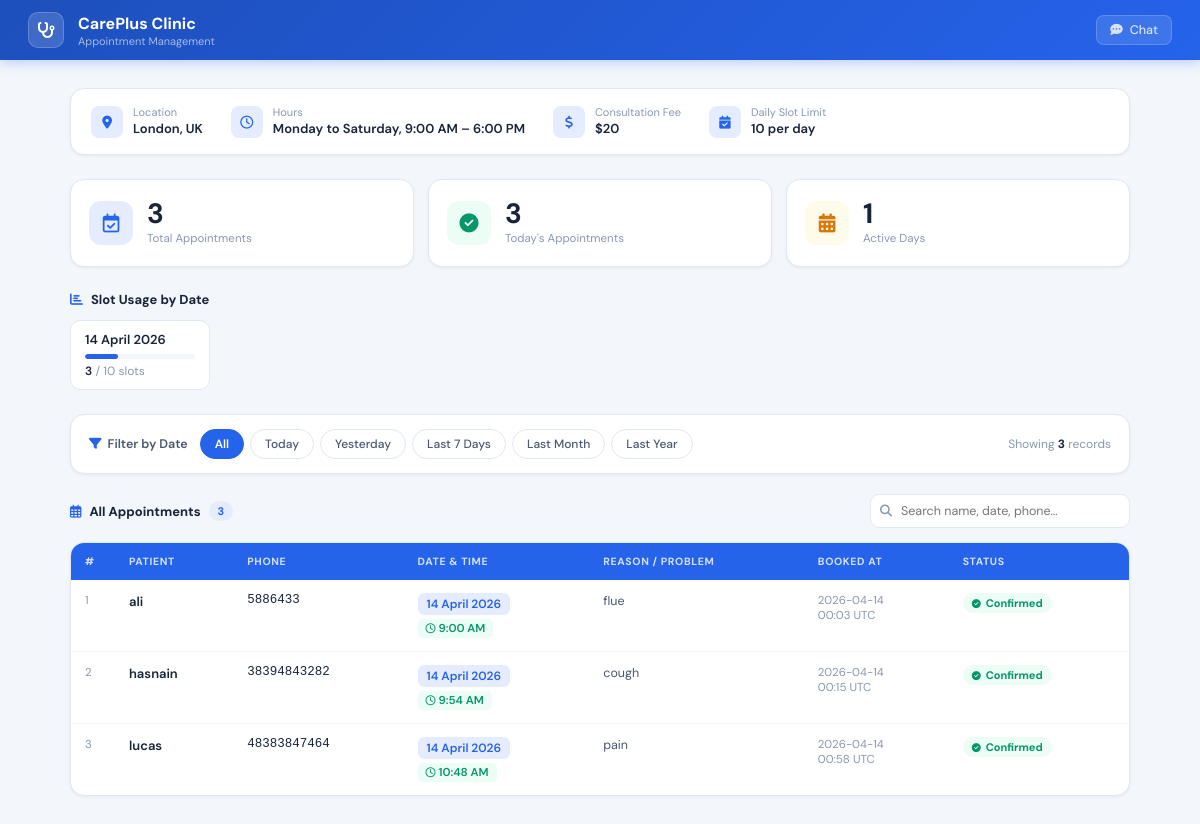
Page /admin-unique123 on the committed database.
### tables this page shows
CREATE TABLE appointments (
                id        TEXT PRIMARY KEY,
                clinic_id TEXT NOT NULL DEFAULT '',
                name      TEXT NOT NULL,
                phone     TEXT NOT NULL,
                date      TEXT NOT NULL,
                time      TEXT NOT NULL,
                problem   TEXT NOT NULL,
                booked_at TEXT NOT NULL
            );

### app.py (the view)
@app.route(f"/{CLINIC_CONFIG['admin_path']}")
def admin():
    try:
        period = request.args.get("filter", "all")
        all_records      = load_appointments()          # always fresh from SQLite
        filtered_records = filter_appointments(all_records, period)
        slot_summary = {}
        for appt in all_records:
            d = appt.get("date", "Unknown")
            slot_summary[d] = slot_summary.get(d, 0) + 1
        today_count = len(filter_appointments(all_records, "today"))
        return render_template(
            "admin.html",
            appointments  = filtered_records,
            all_count     = len(all_records),
            today_count   = today_count,
            clinic        = CLINIC_CONFIG,
            slot_summary  = slot_summary,
            active_filter = period,
        )
    except Exception as exc:
        print(f"[admin] Error: {exc}")
        return render_template(
            "admin.html",
            appointments  = [],
            all_count     = 0,
            today_count   = 0,
            clinic        = CLINIC_CONFIG,
            slot_summary  = {},
            active_filter = "all",
        )

### app.py (called while the page is built, shortened)
def get_db():
    conn = sqlite3.connect(DB_PATH)
    conn.row_factory = sqlite3.Row   # rows behave like dicts
    return conn

def load_appointments(clinic_id=None):
    try:
        conn = get_db()
        try:
            if clinic_id:
                rows = conn.execute(
                    "SELECT * FROM appointments WHERE clinic_id = ? ORDER BY booked_at DESC",
                    (clinic_id,)
                ).fetchall()
            else:
                rows = conn.execute(
                    "SELECT * FROM appointments ORDER BY booked_at DESC"
                ).fetchall()
            return [dict(r) for r in rows]
        finally:
            conn.close()
    except Exception as exc:
        print(f"[DB] load_appointments error: {exc}")
        return []

def parse_user_date(text):
    text  = text.strip()
    today = date.today()
    for fmt in ("%Y-%m-%d", "%d/%m/%Y", "%m/%d/%Y", "%d-%m-%Y"):
        try:
            return datetime.strptime(text, fmt).date()
        except ValueError:
            pass
    tokens = text.replace(",", " ").split()
    day = month = year = None
    for tok in tokens:
        if tok.isdigit():
            val = int(tok)
            if val > 31:
                year = val
            elif day is None:
                day = val
            else:
                year = val
        else:
            m = _MONTHS.get(tok.lower())
            if m:
                month = m
    if day and month:
        try:
            return date(year, month, day)
        except ValueError:
            return None
    return None

### templates/admin.html (shortened to what this page needs)
<!DOCTYPE html>
<html lang="en">
<head>
  <link rel="stylesheet" href="https://cdnjs.cloudflare.com/ajax/libs/font-awesome/6.5.1/css/all.min.css"/>
</head>
<body>
<nav class="topnav">
  <div class="nav-logo"><i class="fa-solid fa-stethoscope"></i></div>
  <div class="nav-title">
    <h1>{{ clinic.clinic_name }}</h1>
    <p>Appointment Management</p>
  </div>
  <a href="/" class="nav-back">
    <i class="fa-solid fa-comment-dots"></i> Chat
  </a>
</nav>
<div class="content">
  <div class="clinic-card">
    <div class="ci-item">
      <div class="ci-icon"><i class="fa-solid fa-location-dot"></i></div>
      <div>
        <div class="ci-lbl">Location</div>
        <div class="ci-val">{{ clinic.clinic_location }}</div>
      </div>
    </div>
    <div class="ci-item">
      <div class="ci-icon"><i class="fa-regular fa-clock"></i></div>
      <div>
        <div class="ci-lbl">Hours</div>
        <div class="ci-val">{{ clinic.clinic_days }}, {{ clinic.clinic_timings }}</div>
      </div>
    </div>
    <div class="ci-item">
      <div class="ci-icon"><i class="fa-solid fa-dollar-sign"></i></div>
      <div>
        <div class="ci-lbl">Consultation Fee</div>
        <div class="ci-val">{{ clinic.clinic_fees }}</div>
      </div>
    </div>
    <div class="ci-item">
      <div class="ci-icon"><i class="fa-solid fa-calendar-check"></i></div>
      <div>
        <div class="ci-lbl">Daily Slot Limit</div>
        <div class="ci-val">{{ clinic.daily_slot_limit }} per day</div>
      </div>
    </div>
  </div>
  <div class="stats">
    <div class="stat">
      <div class="stat-ico blue"><i class="fa-regular fa-calendar-check"></i></div>
      <div>
        <div class="stat-num">{{ all_count }}</div>
        <div class="stat-lbl">Total Appointments</div>
      </div>
    </div>
    <div class="stat">
      <div class="stat-ico green"><i class="fa-solid fa-circle-check"></i></div>
      <div>
        <div class="stat-num">{{ today_count }}</div>
        <div class="stat-lbl">Today's Appointments</div>
      </div>
    </div>
    <div class="stat">
      <div class="stat-ico warn"><i class="fa-solid fa-calendar-days"></i></div>
      <div>
        <div class="stat-num">{{ slot_summary | length }}</div>
        <div class="stat-lbl">Active Days</div>
      </div>
    </div>
  </div>
  {% if slot_summary %}
  <div class="slot-section">
    <div class="section-label">
      <i class="fa-solid fa-chart-bar"></i> Slot Usage by Date
    </div>
    <div class="slot-grid">
      {% for day, used in slot_summary.items() %}
      {% set pct = [((used / clinic.daily_slot_limit) * 100) | int, 100] | min %}
      {% set full = used >= clinic.daily_slot_limit %}
      <div class="slot-chip">
        <div class="sc-date">{{ day }}</div>
        <div class="sc-bar">
          <div class="sc-fill{% if full %} full{% endif %}" style="width: {{ pct }}%"></div>
        </div>
        <div class="sc-count">
          <span>{{ used }}</span> / {{ clinic.daily_slot_limit }} slots
        </div>
      </div>
      {% endfor %}
    </div>
  </div>
  {% endif %}
  {% set base_url = '/' + clinic.admin_path %}
  <div class="filter-bar">
    <span class="filter-label">
      <i class="fa-solid fa-filter"></i> Filter by Date
    </span>
    <div class="filter-pills">
      <a href="{{ base_url }}?filter=all"       class="fp {% if active_filter == 'all'       %}active{% endif %}">All</a>
      <a href="{{ base_url }}?filter=today"     class="fp {% if active_filter == 'today'     %}active{% endif %}">Today</a>
      <a href="{{ base_url }}?filter=yesterday" class="fp {% if active_filter == 'yesterday' %}active{% endif %}">Yesterday</a>
      <a href="{{ base_url }}?filter=last7"     class="fp {% if active_filter == 'last7'     %}active{% endif %}">Last 7 Days</a>
      <a href="{{ base_url }}?filter=lastmonth" class="fp {% if active_filter == 'lastmonth' %}active{% endif %}">Last Month</a>
      <a href="{{ base_url }}?filter=lastyear"  class="fp {% if active_filter == 'lastyear'  %}active{% endif %}">Last Year</a>
    </div>
    <span class="filter-result">
      Showing <b>{{ appointments | length }}</b>
      record{% if appointments | length != 1 %}s{% endif %}
    </span>
  </div>
  <div class="table-header">
    <div class="tbl-title">
      <i class="fa-regular fa-calendar-days"></i>
      {% if active_filter == 'all' %}All Appointments
      {% elif active_filter == 'today' %}Today's Appointments
      {% elif active_filter == 'yesterday' %}Yesterday's Appointments
      {% elif active_filter == 'last7' %}Last 7 Days
      {% elif active_filter == 'lastmonth' %}Last Month
      {% elif active_filter == 'lastyear' %}Last Year
      {% endif %}
      <span class="count-pill">{{ appointments | length }}</span>
    </div>
    <div class="search-wrap">
      <input id="search" placeholder="Search name, date, phone…" oninput="filterTable(this.value)">
    </div>
  </div>
  <div class="tbl-card">
    {% if appointments %}
    <div class="tbl-scroll">
      <table id="tbl">
        <thead>
          <tr>
            <th>#</th>
            <th>Patient</th>
            <th>Phone</th>
            <th>Date &amp; Time</th>
            <th>Reason / Problem</th>
            <th>Booked At</th>
            <th>Status</th>
          </tr>
        </thead>
        <tbody>
          {% for a in appointments | reverse %}
          <tr>
            <td class="num">{{ loop.index }}</td>
            <td class="bold">{{ a.name }}</td>
            <td class="mono">{{ a.phone }}</td>
            <td>
              <span class="date-tag">{{ a.date }}</span><br>
              <span class="time-tag">
                <i class="fa-regular fa-clock"></i>
                {{ a.time }}
              </span>
            </td>
            <td class="dim">{{ a.problem }}</td>
            <td class="ts">
              {% if a.booked_at %}
                {{ a.booked_at[:10] }}<br>
                <span>{{ a.booked_at[11:16] }} UTC</span>
              {% else %}—{% endif %}
            </td>
            <td>
              <span class="pill-ok">
                <i class="fa-solid fa-circle-check"></i> Confirmed
              </span>
            </td>
          </tr>
          {% endfor %}
        </tbody>
      </table>
    </div>
    {% endif %}
  </div>
</div>
</body>
</html>

### rows in the picture
appointments: date "14 April 2026", {{ pct }} 30 (drawn), used "3", daily_slot_limit "10", name "lucas", phone "48383847464", time "10:48 AM", problem "pain", booked_at "2026-04-14", booked_at "00:58"
appointments: name "ali", phone "5886433", date "14 April 2026", time "9:00 AM", problem "flue", booked_at "2026-04-14", booked_at "00:03"
appointments: name "hasnain", phone "38394843282", date "14 April 2026", time "9:54 AM", problem "cough", booked_at "2026-04-14", booked_at "00:15"

### other values in the picture
{{ clinic.clinic_name }} "CarePlus Clinic"
{{ clinic.clinic_location }} "London, UK"
{{ clinic.clinic_days }} "Monday to Saturday"
{{ clinic.clinic_timings }} "9:00 AM – 6:00 PM"
{{ clinic.clinic_fees }} "$20"
{{ clinic.daily_slot_limit }} "10"
{{ all_count }} "3"
{{ today_count }} "3"
{{ slot_summary | length }} "1"
{{ appointments | length }} "3"
